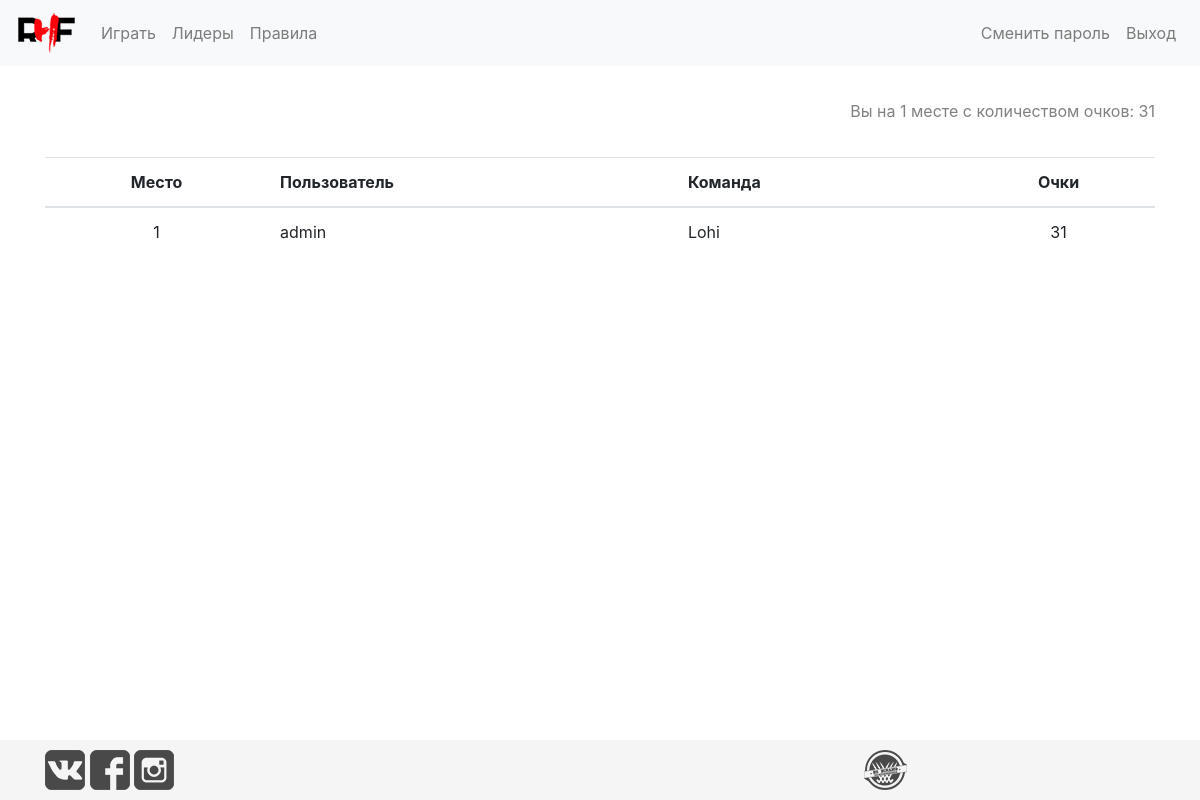
The app's page /leaders/ (signed in) with its own data.
### accounts/models.py (models this page shows, shortened)
class Profile(models.Model):
    user_id = models.OneToOneField(User, on_delete=models.CASCADE, primary_key=True)
    team_name = models.CharField(max_length=30, null=True, blank=True, unique=True)
    budget = models.FloatField(default=DEFAULT_BUDGET)
    changes_count = models.PositiveIntegerField(default=0)
    refresh_changes = models.BooleanField(editable=False, default=False)
    points = models.PositiveIntegerField(default=0, blank=False, null=False)

### fantasy_hockey/views.py (the view)
# urls.py: url(r'^leaders/$', views.render_leaders, name="leaders"),
def render_leaders(request):
    users = Profile.objects.filter(points__gt=0).order_by('-points')
    position = False
    points = False
    if request.user.is_authenticated(): # and current_profile in users:
        current_profile = Profile.objects.get(user_id=request.user)
        if current_profile in users:
            position = list(users).index(current_profile) + 1
            points = current_profile.points
    if len(users) > 100:
        users = users[:100]
    utc_now = datetime.datetime.now(datetime.timezone.utc)
    try:
        banners = AdBanners.objects.get(start_time__lte=utc_now, end_time__gte=utc_now)
    except:
        banners = False
    return render(request, 'leaders.html', context={'users': users, 'position': position, 'points': points, 'banners': banners})

### templates/leaders.html (shortened to what this page needs)
{% extends "base.html" %}
{% block content %}
{% load staticfiles%}
<div class="container">
    {% if not users %}
        <p class="not-users-in-leaders">Лидеры появятся после окончания 1-го тура.</p>
    {% else %}
    <table class="table table-leaders">
        <thead>
            <tr>
                <th scope="col" class="cell_centerize">Место</th>
                <th scope="col">Пользователь</th>
                <th scope="col">Команда</th>
                <th scope="col" class="cell_centerize">Очки</th>
            </tr>
        </thead>
        <tbody class="tbody-leaders">
            {% if position %}
                <p class="position-in-leaders">Вы на {{ position }} месте с количеством очков: {{ points }}</p>
            {% endif %}
            {% for user in users %}
                    <tr class="user_row" data-user-id="{{ user.pk }}">
                        <td class="cell_centerize">{{ forloop.counter }}</td>
                        <td>{{ user.user_id.username }}</td>
                        <td>{{ user.team_name }}</td>
                        <td class="cell_centerize">{{ user.points }}</td>
                    </tr>
            {% endfor %}
        </tbody>
    </table>
{% endif %}
</div>
{% endblock %}

### static/css/master.css (style rules this page uses)
body { margin-bottom: 60px; }
p { color: gray; margin-top: 10px; margin-bottom: 10px; }
tbody tr { cursor: pointer; }
.table_players_all td, .users_players td, .table-leaders th, .table-leaders td, .table-rules th, .table-rules td { overflow: hidden; text-overflow: ellipsis; vertical-align: middle; }
.cell_centerize { text-align: center; }
.table-leaders { margin-top: 3%; }
.position-in-leaders { text-align: right; margin-top: 3%; }

### records on screen
Profile: user_id.username "admin", team_name "Lohi", points "31"

### other values on screen
{{ position }} "1"
{{ points }} "31"
